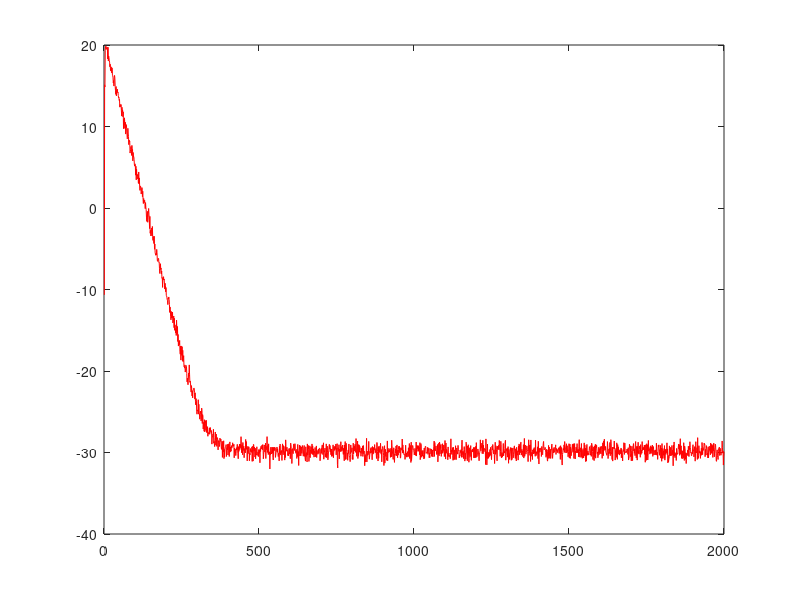

The MATLAB script that drew this image:
clc ; clear all ; close all ; 

% System Definition 
w_sys = [1,20,1,30] ;

N = 4 ; % Length of the weight vector 


mu = 0.1 ; % Learning Rate 
gamma = 0.1 ;
iterations = 100 ; % Iterations 

inp_len = 2000 ;
SNR = 30 ;

for iter = 1 : iterations 

    input = rand(1,inp_len) - 0.5; % Random signal
    system_noise = awgn(input,SNR) - input ; % White Gaussian Noise 

    sys_inp = zeros(1,N) ;
    w_NLMS = zeros(1,N) ;

    iter
    for i = 1 : inp_len
        sys_inp = [input(i) sys_inp(1:end - 1)] ;

        filter_out = w_NLMS * sys_inp' ; % Filter Output
        sys_out = w_sys * sys_inp' + system_noise(i) ; % System Output

        error = sys_out - filter_out ; % Error 

        err(i) = error ;
        n_fact = 1 / (gamma + (sys_inp * sys_inp')) ;
        w_NLMS = w_NLMS + n_fact * (mu) * (error * sys_inp)  ; % Update Rule 

    end 
    err_ensemble(iter,:) = err .^ 2 ;
end 

plot(10 * log10(mean(err_ensemble)),'r') ; hold on ; 
